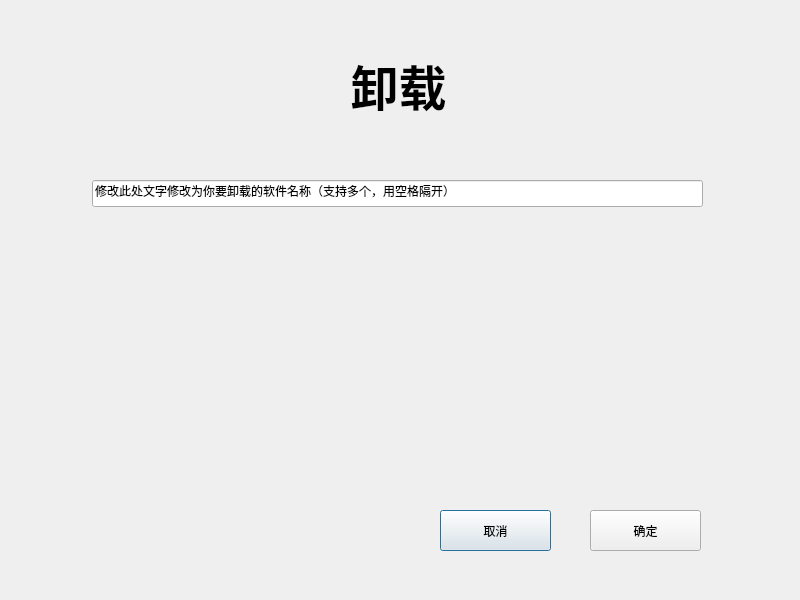
<?xml version="1.0" encoding="UTF-8"?>
<ui version="4.0">
 <class>Uninstall_Pacman</class>
 <widget class="QDialog" name="Uninstall_Pacman">
  <property name="geometry">
   <rect>
    <x>0</x>
    <y>0</y>
    <width>800</width>
    <height>600</height>
   </rect>
  </property>
  <property name="windowTitle">
   <string>Dialog</string>
  </property>
  <property name="windowIcon">
   <iconset>
    <normaloff>icons/256x256.png</normaloff>icons/256x256.png</iconset>
  </property>
  <widget class="QLabel" name="label">
   <property name="geometry">
    <rect>
     <x>98</x>
     <y>40</y>
     <width>601</width>
     <height>91</height>
    </rect>
   </property>
   <property name="text">
    <string>&lt;html&gt;&lt;head/&gt;&lt;body&gt;&lt;p align=&quot;center&quot;&gt;&lt;span style=&quot; font-size:36pt; font-weight:700;&quot;&gt;卸载&lt;/span&gt;&lt;/p&gt;&lt;/body&gt;&lt;/html&gt;</string>
   </property>
  </widget>
  <widget class="QLineEdit" name="lineEdit">
   <property name="geometry">
    <rect>
     <x>92</x>
     <y>180</y>
     <width>611</width>
     <height>27</height>
    </rect>
   </property>
   <property name="text">
    <string>修改此处文字修改为你要卸载的软件名称（支持多个，用空格隔开）</string>
   </property>
  </widget>
  <widget class="QPushButton" name="pushButton_no">
   <property name="geometry">
    <rect>
     <x>440</x>
     <y>510</y>
     <width>111</width>
     <height>41</height>
    </rect>
   </property>
   <property name="text">
    <string>取消</string>
   </property>
  </widget>
  <widget class="QPushButton" name="pushButton_yes">
   <property name="geometry">
    <rect>
     <x>590</x>
     <y>510</y>
     <width>111</width>
     <height>41</height>
    </rect>
   </property>
   <property name="text">
    <string>确定</string>
   </property>
  </widget>
 </widget>
 <resources/>
 <connections/>
</ui>
